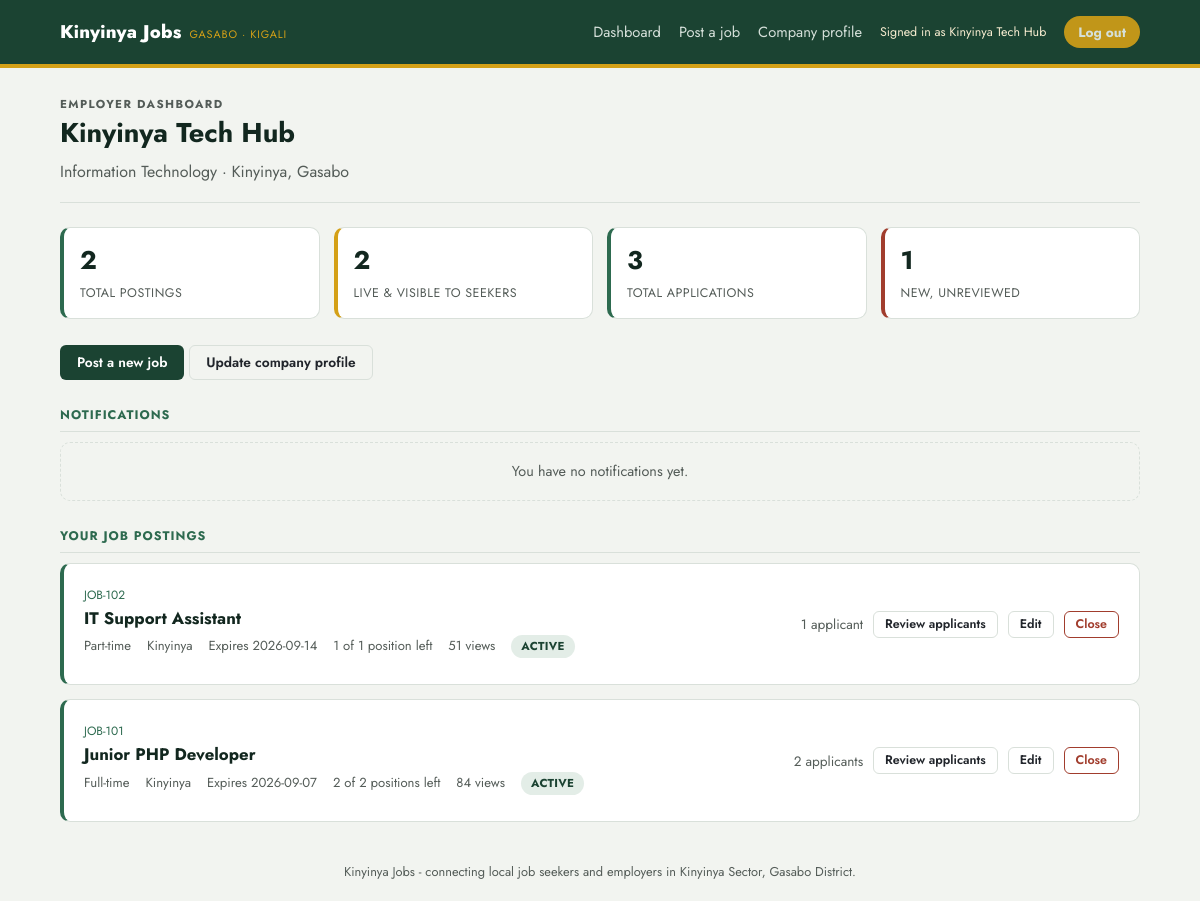
Screenshot of /employer/dashboard.php (signed in) with the database file from the repository.
### tables this page shows
CREATE TABLE IF NOT EXISTS employers (
  id        INT UNSIGNED AUTO_INCREMENT PRIMARY KEY,
  user_id   INT UNSIGNED NULL UNIQUE,
  name      VARCHAR(150) NOT NULL,
  industry  VARCHAR(150) NOT NULL,
  location  VARCHAR(150) NOT NULL,
  about     TEXT NULL,
  CONSTRAINT fk_employers_user FOREIGN KEY (user_id) REFERENCES users(id) ON DELETE CASCADE
);

CREATE TABLE IF NOT EXISTS jobs (
  id            INT UNSIGNED AUTO_INCREMENT PRIMARY KEY,
  employer_id   INT UNSIGNED NOT NULL,
  title         VARCHAR(150) NOT NULL,
  type          VARCHAR(50) NOT NULL DEFAULT 'Full-time',
  category      VARCHAR(100) NOT NULL DEFAULT 'General',
  location      VARCHAR(150) NOT NULL DEFAULT 'Kinyinya',
  description   TEXT NULL,
  requirements  TEXT NULL,
  salary_min    INT UNSIGNED NOT NULL DEFAULT 0,
  salary_max    INT UNSIGNED NOT NULL DEFAULT 0,
  positions_total INT UNSIGNED NOT NULL DEFAULT 1,
  deadline      DATE NOT NULL,
  posted        DATE NOT NULL,
  active        TINYINT(1) NOT NULL DEFAULT 1,
  status        ENUM('pending','approved','rejected') NOT NULL DEFAULT 'pending',
  views         INT UNSIGNED NOT NULL DEFAULT 0,
  CONSTRAINT fk_jobs_employer FOREIGN KEY (employer_id) REFERENCES employers(id) ON DELETE CASCADE,
  INDEX idx_jobs_status (status),
  INDEX idx_jobs_deadline (deadline)
);

### includes/config.php (called while the page is built, shortened)
<?php
function kj_url(string $path = ''): string {
    $documentRoot = isset($_SERVER['DOCUMENT_ROOT']) ? realpath($_SERVER['DOCUMENT_ROOT']) : false;
    $projectRoot = realpath(dirname(__DIR__));
    $base = '';
    if ($documentRoot && $projectRoot) {
        $doc = str_replace('\\', '/', rtrim($documentRoot, '/\\'));
        $project = str_replace('\\', '/', rtrim($projectRoot, '/\\'));
        if ($project === $doc || stripos($project, $doc . '/') === 0) {
            $base = substr($project, strlen($doc));
        }
    }
    return rtrim($base, '/') . '/' . ltrim($path, '/');
}

### includes/db.php (called while the page is built)
<?php
require_once __DIR__ . '/config.php';
function kj_db(): PDO {
    static $pdo = null;
    if ($pdo === null) {
        $dsn = 'mysql:host=' . DB_HOST . ';port=' . DB_PORT . ';dbname=' . DB_NAME . ';charset=utf8mb4';
        try {
            $pdo = new PDO($dsn, DB_USER, DB_PASS, [
                PDO::ATTR_ERRMODE            => PDO::ERRMODE_EXCEPTION,
                PDO::ATTR_DEFAULT_FETCH_MODE => PDO::FETCH_ASSOC,
                PDO::ATTR_EMULATE_PREPARES   => false,
            ]);
        } catch (PDOException $e) {
            http_response_code(500);
            die(
                '<h1>Database connection failed</h1>' .
                '<p>Could not connect to MySQL database <code>' . htmlspecialchars(DB_NAME) . '</code> ' .
                'on <code>' . htmlspecialchars(DB_HOST) . ':' . htmlspecialchars(DB_PORT) . '</code>.</p>' .
                '<p>Confirm MySQL is running, then use the one-time setup page to configure and import the database.</p>' .
                '<p><a href="' . htmlspecialchars(kj_url('setup.php')) . '">Open database setup</a></p>'
            );
        }
    }
    return $pdo;
}
function kj_index_by_id(array $rows): array {
    $out = [];
    foreach ($rows as $row) { $out[$row['id']] = $row; }
    return $out;
}

### includes/data.php (called while the page is built, shortened)
<?php
require_once __DIR__ . '/db.php';
function kj_job_select_sql(): string {
    return "SELECT j.*, (SELECT COUNT(*) FROM applications a WHERE a.job_id = j.id AND a.status = 'hired') AS positions_filled FROM jobs j";
}
function kj_jobs_for_employer($employer_id): array {
    $stmt = kj_db()->prepare(kj_job_select_sql() . ' WHERE j.employer_id = ? ORDER BY j.posted DESC, j.id DESC');
    $stmt->execute([(int) $employer_id]);
    return kj_index_by_id($stmt->fetchAll());
}
function kj_job_is_expired($job): bool {
    return strtotime($job['deadline']) <= strtotime('today');
}
function kj_job_positions_remaining(array $job): int {
    $total = max(1, (int) ($job['positions_total'] ?? 1));
    if (array_key_exists('positions_filled', $job)) {
        $filled = max(0, (int) $job['positions_filled']);
    } elseif (!empty($job['id'])) {
        $stmt = kj_db()->prepare("SELECT COUNT(*) FROM applications WHERE job_id = ? AND status = 'hired'");
        $stmt->execute([(int) ($job['id'] ?? 0)]);
        $filled = (int) $stmt->fetchColumn();
    } else {
        $filled = 0;
    }
    return max(0, $total - $filled);
}
function kj_job_is_filled(array $job): bool {
    return kj_job_positions_remaining($job) === 0;
}
function kj_job_status_label($job): string {
    return $job['active'] ? 'Active' : 'Closed';
}
function kj_job_status_class($job): string {
    return 'active';
}
function kj_employer($id) {
    $stmt = kj_db()->prepare('SELECT * FROM employers WHERE id = ?');
    $stmt->execute([(int) $id]);
    return $stmt->fetch() ?: null;
}
function kj_applications_for_job($job_id): array {
    $stmt = kj_db()->prepare('SELECT * FROM applications WHERE job_id = ? ORDER BY date DESC, id DESC');
    $stmt->execute([(int) $job_id]);
    return kj_index_by_id($stmt->fetchAll());
}
function kj_current_user() {
    if ($_SESSION['role'] === 'employer') return kj_employer($_SESSION['user_id']);
    return null;
}

### employer/dashboard.php (the view, shortened to what this page needs)
<?php
require_once __DIR__ . '/../includes/data.php';
$employer = kj_current_user();
$myJobs = kj_jobs_for_employer($employer['id']);
$notifications = kj_notifications_for_user((int) ($_SESSION['account_id'] ?? 0));
usort($myJobs, fn($a, $b) => strcmp($b['posted'], $a['posted']));
$totalApps = 0; $newApps = 0; $liveJobs = 0;
foreach ($myJobs as $j) {
    $apps = kj_applications_for_job($j['id']);
    $totalApps += count($apps);
    foreach ($apps as $a) { if ($a['status'] === 'submitted') $newApps++; }
    if (kj_job_is_visible($j)) $liveJobs++;
}
require __DIR__ . '/../includes/header.php';
?>
<section class="pagehead">
  <p class="eyebrow">Employer dashboard</p>
  <h1><?= htmlspecialchars($employer['name']) ?></h1>
  <p><?= htmlspecialchars($employer['industry']) ?> · <?= htmlspecialchars($employer['location']) ?></p>
</section>
<div class="stats">
  <div class="stat"><span class="n"><?= count($myJobs) ?></span><span class="l">Total postings</span></div>
  <div class="stat accent"><span class="n"><?= $liveJobs ?></span><span class="l">Live &amp; visible to seekers</span></div>
  <div class="stat"><span class="n"><?= $totalApps ?></span><span class="l">Total applications</span></div>
  <div class="stat warn"><span class="n"><?= $newApps ?></span><span class="l">New, unreviewed</span></div>
</div>
<div style="margin-bottom:20px;">
  <a class="btn btn-primary" href="post-job.php">Post a new job</a>
  <a class="btn btn-ghost" href="profile.php">Update company profile</a>
</div>
<h2 class="section-title">Notifications</h2>
<?php if (empty($notifications)): ?>
  <div class="empty">You have no notifications yet.</div>
<?php endif; ?>
<h2 class="section-title">Your job postings</h2>
<?php foreach ($myJobs as $job): $apps = kj_applications_for_job($job['id']); ?>
  <div class="card job-card">
    <div class="info">
      <span class="code">JOB-<?= $job['id'] ?></span>
      <h3><?= htmlspecialchars($job['title']) ?></h3>
      <div class="meta">
        <span><?= htmlspecialchars($job['type']) ?></span>
        <span><?= htmlspecialchars($job['location']) ?></span>
        <span>Expires <?= htmlspecialchars($job['deadline']) ?></span>
        <span><?= kj_job_positions_remaining($job) ?> of <?= max(1, (int) $job['positions_total']) ?> position<?= (int) $job['positions_total'] === 1 ? '' : 's' ?> left</span>
        <span><?= $job['views'] ?> views</span>
        <span class="badge <?= kj_job_status_class($job) ?>"><?= kj_job_status_label($job) ?></span>
      </div>
    </div>
    <div class="actions">
      <span style="font-family:var(--font-mono); font-size:0.85rem; color:var(--ink-soft);"><?= count($apps) ?> applicant<?= count($apps) === 1 ? '' : 's' ?></span>
      <a class="btn btn-ghost btn-sm" href="applicants.php?job_id=<?= $job['id'] ?>">Review applicants</a>
      <a class="btn btn-ghost btn-sm" href="edit-job.php?id=<?= $job['id'] ?>">Edit</a>
      <?php if (kj_job_is_expired($job)): ?>
        <span class="badge expired">Expired</span>
      <?php elseif (kj_job_is_filled($job)): ?>
        <span class="badge hired">Filled</span>
      <?php elseif ($job['active']): ?>
        <form method="post">
          <button class="btn btn-danger btn-sm" type="submit">Close</button>
        </form>
      <?php endif; ?>
    </div>
  </div>
<?php endforeach; ?>
<?php require __DIR__ . '/../includes/footer.php'; ?>

### includes/header.php (shortened to what this page needs)
<?php
$role = $_SESSION['role'] ?? null;
$user = kj_current_user();
function kj_base($path) {
    return kj_url($path);
}
?>
<!doctype html>
<html lang="en">
<head>
<link rel="stylesheet" href="<?= kj_base('assets/style.css') ?>">
</head>
<body>
<header class="topbar">
  <div class="wrap">
    <a class="brand" href="<?= kj_base('index.php') ?>">Kinyinya Jobs <small>Gasabo · Kigali</small></a>
    <nav class="topnav">
      <?php if ($role === 'seeker'): ?>
        <a href="<?= kj_base('seeker/dashboard.php') ?>">My applications</a>
        <a href="<?= kj_base('seeker/jobs.php') ?>">Browse jobs</a>
        <a href="<?= kj_base('seeker/profile.php') ?>">My profile</a>
        <span class="who">Signed in as <?= htmlspecialchars($user['name']) ?></span>
        <a class="pill" href="<?= kj_base('logout.php') ?>">Log out</a>
      <?php elseif ($role === 'employer'): ?>
        <a href="<?= kj_base('employer/dashboard.php') ?>">Dashboard</a>
        <a href="<?= kj_base('employer/post-job.php') ?>">Post a job</a>
        <a href="<?= kj_base('employer/profile.php') ?>">Company profile</a>
        <span class="who">Signed in as <?= htmlspecialchars($user['name']) ?></span>
        <a class="pill" href="<?= kj_base('logout.php') ?>">Log out</a>
      <?php elseif ($role === 'admin'): ?>
        <a href="<?= kj_base('admin/dashboard.php') ?>">Overview</a>
        <span class="who">Platform Admin</span>
        <a class="pill" href="<?= kj_base('logout.php') ?>">Log out</a>
      <?php else: ?>
        <a href="<?= kj_base('index.php') ?>#login">Log in</a>
        <a class="pill" href="<?= kj_base('register.php') ?>">Create account</a>
      <?php endif; ?>
    </nav>
  </div>
</header>
<main class="wrap">

### rows the page displays
employers: name "Kinyinya Tech Hub", industry "Information Technology", location "Kinyinya, Gasabo"
jobs: id "102", title "IT Support Assistant", type "Part-time", location "Kinyinya", deadline "2026-09-14", positions_total "1", views "51", active "ACTIVE", count($apps) "1"
jobs: id "101", title "Junior PHP Developer", type "Full-time", location "Kinyinya", deadline "2026-09-07", positions_total "2", views "84", active "ACTIVE", count($apps) "2"

### other values shown
count($myJobs) "2"
$liveJobs "2"
$totalApps "3"
$newApps "1"
